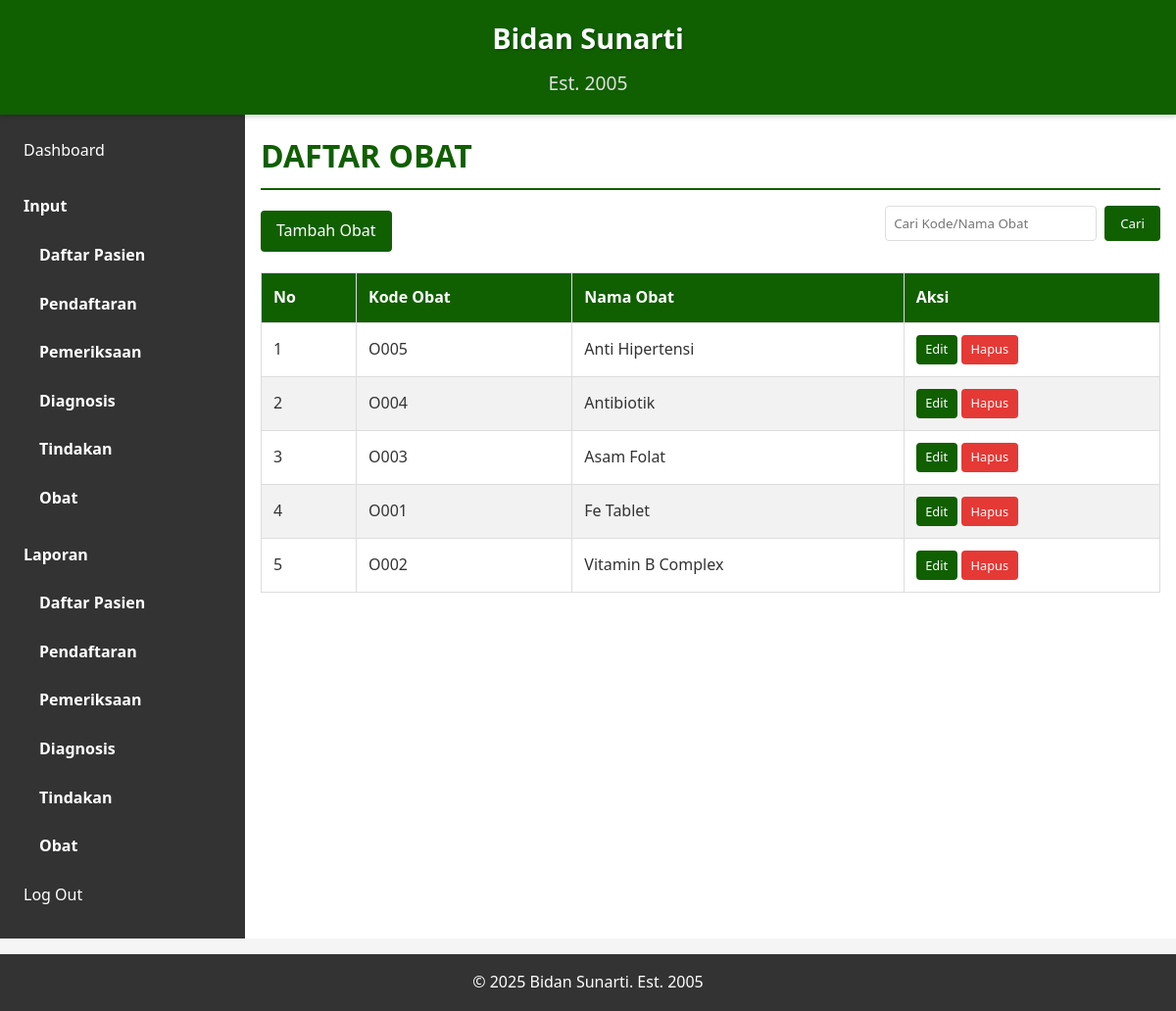
/modules/obat/list.php (signed in), run on the app's committed database.
### tables this page shows
CREATE TABLE IF NOT EXISTS obat (
    kode_obat VARCHAR(5) PRIMARY KEY,
    nama_obat VARCHAR(20) NOT NULL,
    created_at TIMESTAMP DEFAULT CURRENT_TIMESTAMP,
    updated_at TIMESTAMP DEFAULT CURRENT_TIMESTAMP ON UPDATE CURRENT_TIMESTAMP
);

### includes/functions.php (called while the page is built, shortened)
<?php
require_once __DIR__ . '/../config.php';
function getAllObat()
{
    global $conn;
    $result = $conn->query("SELECT * FROM obat ORDER BY nama_obat");
    return $result->fetch_all(MYSQLI_ASSOC);
}
?>

### modules/obat/list.php (the view, shortened to what this page needs)
<?php
require_once '../../includes/functions.php';
$obat = getAllObat();
?>
<!DOCTYPE html>
<html lang="id">
<head>
    <link rel="stylesheet" href="../../css/style.css">
</head>
<body>
    <div class="container">
        <?php include '../../includes/header.php'; ?>
        <aside class="sidebar">
            <?php include '../../includes/sidebar.php'; ?>
        </aside>
        <main class="content">
            <h1>DAFTAR OBAT</h1>
            <div class="actions">
                <a href="input.php" class="btn">Tambah Obat</a>
                <form method="GET" class="search-form">
                    <input type="text" name="search" placeholder="Cari Kode/Nama Obat">
                    <button type="submit" class="btn">Cari</button>
                </form>
            </div>
            <table>
                <thead>
                    <tr>
                        <th>No</th>
                        <th>Kode Obat</th>
                        <th>Nama Obat</th>
                        <th>Aksi</th>
                    </tr>
                </thead>
                <tbody>
                    <?php if (empty($obat)): ?>
                        <tr>
                            <td colspan="4" class="text-center">Tidak ada data obat</td>
                        </tr>
                    <?php else: ?>
                        <?php foreach ($obat as $index => $ob): ?>
                            <tr>
                                <td><?php echo $index + 1; ?></td>
                                <td><?php echo htmlspecialchars($ob['kode_obat']); ?></td>
                                <td><?php echo htmlspecialchars($ob['nama_obat']); ?></td>
                                <td>
                                    <a href="edit.php?kode=<?php echo $ob['kode_obat']; ?>" class="btn small">Edit</a>
                                    <a href="delete.php?kode=<?php echo $ob['kode_obat']; ?>" class="btn small secondary"
                                        onclick="return confirm('Apakah Anda yakin ingin menghapus obat ini?')">Hapus</a>
                                </td>
                            </tr>
                        <?php endforeach; ?>
                    <?php endif; ?>
                </tbody>
            </table>
        </main>
        <?php include '../../includes/footer.php'; ?>
    </div>
</body>
</html>

### css/style.css (style rules this page uses)
* { margin: 0; padding: 0; box-sizing: border-box; font-family: 'Segoe UI', Tahoma, Geneva, Verdana, sans-serif; }
body { background-color: #f5f5f5; color: #333; line-height: 1.6; }
.container { display: grid; grid-template-rows: auto 1fr auto; min-height: 100vh; }
.sidebar { background-color: #333; color: white; padding: 1rem; }
.content { padding: 1rem; background-color: white; }
.content h1 { color: #105f00; margin-bottom: 1rem; border-bottom: 2px solid #105f00; padding-bottom: 0.5rem; }
.btn { display: inline-block; padding: 0.5rem 1rem; background-color: #105f00; color: white; border: none; border-radius: 4px; cursor: pointer; text-decoration: none; text-align: center; }
.btn.secondary { background-color: #e53935; color: #fff; border: none; }
.btn.small { padding: 0.3rem 0.6rem; font-size: 0.8rem; }
table { width: 100%; border-collapse: collapse; margin-bottom: 1rem; }
table th, table td { padding: 0.75rem; text-align: left; border: 1px solid #ddd; }
table th { background-color: #105f00; color: white; }
table tr:nth-child(even) { background-color: #f2f2f2; }
.search-form { display: flex; gap: 0.5rem; margin-bottom: 1rem; }
.search-form input { flex: 1; padding: 0.5rem; border: 1px solid #ddd; border-radius: 4px; }
.actions { display: flex; justify-content: space-between; align-items: center; margin-bottom: 1rem; flex-wrap: wrap; gap: 0.5rem; }
@media (min-width: 768px) { .container { grid-template-columns: 250px 1fr; } }

### data on the page
obat: kode_obat "O005", nama_obat "Anti Hipertensi"
obat: kode_obat "O004", nama_obat "Antibiotik"
obat: kode_obat "O003", nama_obat "Asam Folat"
obat: kode_obat "O001", nama_obat "Fe Tablet"
obat: kode_obat "O002", nama_obat "Vitamin B Complex"
